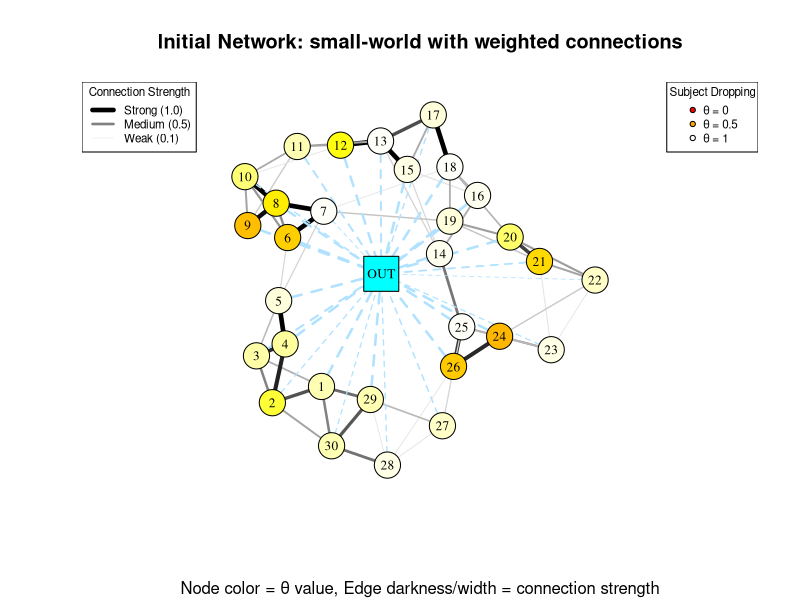

Reproduce this figure in R. (Note: a time limit stopped this script after it produced the figure.)
# Packages
library(igraph)

# === PARAMETERS ===
N <- 30  # number of agents
t_max <- 200  # number of timesteps
network_type <- "small-world"  # options: "random", "small-world", "regular", "fully-connected", "data-based"
p_link <- 0.04  # probability of connection (for random/small-world)
include_outgroup <- TRUE  # include outgroup connections
agent_turnover <- FALSE  # implement agent turnover over time
base_interaction_rate <- 15  # increased from 5 to compensate for probabilistic interactions

# === INITIALIZATION ===
set.seed(65328)  # for reproducibility

## Initialize agents with linguistic variables
agent <- data.frame(
  id = 1:N,
  generation = sample(1:3, N, replace = TRUE, prob = c(0.8, 0.15, 0.05)), # 1=1st gen, 2=2nd gen, 3=3rd gen
  init_exp_greek = pmax(0, pmin(1, rnorm(N, mean = 0.4, sd = 0.2))), # exposure to Greek, Gaussian
  init_exp_french = pmax(0, pmin(1, rnorm(N, mean = 0.6, sd = 0.2))), # exposure to French, slightly higher mean of Gaussian
  # Dynamic exposures (will change over time)
  current_exp_greek = rep(NA, N),
  current_exp_french = rep(NA, N),
  theta_0 = rep(NA, N),  # initial prior (subject dropping probability)
  theta = rep(NA, N),    # current theta
  n = rep(0, N),         # total interactions
  k = rep(0, N),         # subject drops observed
  v = rep(0, N),          # velocity of change (Δθ/Δt)
  # Dynamic effect modifiers
  generation_learning_modifier = rep(NA, N),    # how generation affects learning
  greek_learning_modifier = rep(NA, N),         # how Greek exposure affects learning
  french_learning_modifier = rep(NA, N),        # how French exposure affects learning
  total_learning_modifier = rep(NA, N)          # combined learning rate modifier
)

# Initialize current exposures with initial values
agent$current_exp_greek <- agent$init_exp_greek
agent$current_exp_french <- agent$init_exp_french

## Set initial theta based on generation and Greek exposure
# 1st gen: higher theta (more dropping), 2nd gen: lower, 3rd gen: almost none
gen_effect <- c(0.7, 0.3, 0.1)  # base theta by generation
#Set prior distribution cases
p <- seq(0, 1, by = 0.001)
alpha1 <- 100
beta1 <- 1
prior1 <- dbeta(p, alpha1, beta1)
# Set each agent's theta
for(i in 1:N) {
  # Everyone starts with the same prior distribution
  agent$theta_0[i] <- rbeta(1, alpha1, beta1)
}

## Apply generation effects as post-initialization adjustments
generation_effects <- function(agent_df) {
  # Define how each generation differs in their linguistic behavior
  gen_theta_adjustment <- c(0.0, -0.3, -0.4)    # 1st gen: baseline, newer generations are more affected by French as the language of their childhood environment
  gen_learning_modifier <- c(0.9, 1.1, 1.2)    # 1st gen: slower learning, 3rd gen: faster learning
  
  for(i in 1:nrow(agent_df)) {
    gen <- agent_df$generation[i]
    
    # Adjust initial theta based on generation
    agent_df$theta_0[i] <- pmax(0, pmin(1, agent_df$theta_0[i] + gen_theta_adjustment[gen]))
    
    # Set generation-based learning modifier
    agent_df$generation_learning_modifier[i] <- gen_learning_modifier[gen]
  }
  
  return(agent_df)
}

## Apply Greek exposure effects (now using current exposure)
greek_exposure_effects <- function(agent_df) {
  for(i in 1:nrow(agent_df)) {
    greek_exp <- agent_df$current_exp_greek[i]
    
    # Greek exposure increases theta (more subject dropping)
    greek_theta_effect <- (greek_exp - 0.5) * 0.3  # centered at 0.5, scaled by 0.3
    
    # Greek exposure affects learning rate (higher exposure = more sensitive to Greek-like patterns)
    agent_df$greek_learning_modifier[i] <- 1 + (greek_exp * 0.5)  # 1.0 to 1.5 range
  }
  
  return(agent_df)
}

## Apply French exposure effects (now using current exposure, reduced initial effect)
french_exposure_effects <- function(agent_df) {
  for(i in 1:nrow(agent_df)) {
    french_exp <- agent_df$current_exp_french[i]
    
    # French exposure decreases theta (less subject dropping) - reduced from -0.2 to -0.1
    french_theta_effect <- (french_exp - 0.5) * -0.1  # reduced initial effect
    
    # French exposure makes agents more resistant to adopting dropping behavior
    agent_df$french_learning_modifier[i] <- 1 - (french_exp * 0.3)  # 0.7 to 1.0 range
  }
  
  return(agent_df)
}

## Apply all effects in sequence
agent <- generation_effects(agent)
agent <- greek_exposure_effects(agent)
agent <- french_exposure_effects(agent)

## Calculate initial theta adjustments
for(i in 1:N) {
  greek_theta_effect <- (agent$current_exp_greek[i] - 0.5) * 0.3
  french_theta_effect <- (agent$current_exp_french[i] - 0.5) * -0.1  # reduced effect
  agent$theta_0[i] <- pmax(0, pmin(1, agent$theta_0[i] + greek_theta_effect + french_theta_effect))
}

## Calculate total learning modifier (combination of all effects)
for(i in 1:N) {
  agent$total_learning_modifier[i] <- agent$generation_learning_modifier[i] * 
    agent$greek_learning_modifier[i] * 
    agent$french_learning_modifier[i]
}

## Set current theta to initial theta
agent$theta <- agent$theta_0

## Initialize n(0) and k(0) based on theta(0)
initial_interactions <- 10
for(i in 1:N) {
  agent$n[i] <- initial_interactions
  agent$k[i] <- rbinom(1, initial_interactions, agent$theta[i])
}

# === NETWORK GENERATION ===
generate_network <- function(N, type, p_link = 0.04, include_outgroup = TRUE) {
  if(type == "random") {
    g <- sample_gnp(N, p_link, directed = FALSE)
  } else if(type == "small-world") {
    nei <- max(2, round(N * p_link / 2))  # ensure at least 2 neighbors
    g <- sample_smallworld(1, N, nei, p_link)
  } else if(type == "regular") {
    nei <- max(2, round(N * p_link))
    if(nei %% 2 == 1) nei <- nei - 1  # make even for regular graph
    g <- make_lattice(dimvector = N, periodic = TRUE, directed = FALSE)
  } else if(type == "fully-connected") {
    g <- make_full_graph(N, directed = FALSE)
  } else {
    # Default to small-world
    nei <- max(2, round(N * p_link / 2))
    g <- sample_smallworld(1, N, nei, p_link)
  }
  
  # Add outgroup node if requested
  if(include_outgroup) {
    g <- add_vertices(g, 1)  # add outgroup node
    N_total <- N + 1
    # Connect agents to outgroup
    for(i in 1:N) {
      g <- add_edges(g, c(i, N_total))
    }
  }
  
  return(g)
}

# Generate network
g <- generate_network(N, network_type, p_link, include_outgroup)

# Add edge weights using lognormal distribution (bounded between 0 and 1)
# First, get all edges excluding outgroup connections
all_edges <- E(g)
if(include_outgroup) {
  outgroup_id <- vcount(g)
  outgroup_edges <- incident(g, outgroup_id, mode = "all")
  ingroup_edges <- setdiff(all_edges, outgroup_edges)
} else {
  ingroup_edges <- all_edges
  outgroup_edges <- c()
}

# Assign weights to ingroup connections
if(length(ingroup_edges) > 0) {
  weights_raw <- rlnorm(length(ingroup_edges), meanlog = -0.5, sdlog = 0.8)
  # Normalize to 0-1 range but keep some variation
  weights_normalized <- pmax(0.1, pmin(1.0, weights_raw / quantile(weights_raw, 0.9)))
  E(g)[ingroup_edges]$weight <- weights_normalized
}

# Assign weights to outgroup connections (if they exist)
if(include_outgroup && length(outgroup_edges) > 0) {
  outgroup_weights_raw <- rlnorm(length(outgroup_edges), meanlog = -1.2, sdlog = 0.6)
  outgroup_weights_normalized <- pmax(0.05, pmin(0.5, outgroup_weights_raw / quantile(outgroup_weights_raw, 0.9)))
  E(g)[outgroup_edges]$weight <- outgroup_weights_normalized
}

# Function to update exposures based on network structure
update_exposures <- function(agent_df, graph, timestep) {
  N_agents <- nrow(agent_df)
  
  for(i in 1:N_agents) {
    # Calculate weighted in-degree centrality (excluding outgroup)
    neighbors <- neighbors(graph, i)
    ingroup_neighbors <- neighbors[neighbors <= N_agents]
    
    if(length(ingroup_neighbors) > 0) {
      weighted_indegree <- 0
      for(j in ingroup_neighbors) {
        # Check if edge exists and get weight safely
        if(are.connected(graph, i, j)) {
          edge_id <- get.edge.ids(graph, c(i, j))
          if(!is.na(edge_id) && edge_id > 0) {
            weight <- E(graph)$weight[edge_id]
            weighted_indegree <- weighted_indegree + weight
          }
        }
      }
      
      # Normalize by maximum possible weighted in-degree
      max_possible_indegree <- length(ingroup_neighbors)  # if all weights were 1
      if(max_possible_indegree > 0) {
        normalized_indegree <- weighted_indegree / max_possible_indegree
        
        # Update Greek exposure: higher centrality -> maintain/increase Greek exposure
        greek_change_rate <- 0.002  # small change per timestep
        centrality_effect <- normalized_indegree - 0.5  # centered effect
        agent_df$current_exp_greek[i] <- pmax(0, pmin(1, 
                                                      agent_df$current_exp_greek[i] + greek_change_rate * centrality_effect))
      }
    }
    
    # Update French exposure based on outgroup connection
    if(include_outgroup && vcount(graph) > N_agents) {
      outgroup_id <- vcount(graph)
      if(are.connected(graph, i, outgroup_id)) {
        edge_id <- get.edge.ids(graph, c(i, outgroup_id))
        if(!is.na(edge_id) && edge_id > 0) {
          outgroup_weight <- E(graph)$weight[edge_id]
          
          # French exposure increases over time, accelerated by outgroup connection strength
          french_base_increase <- 0.001  # base increase per timestep
          outgroup_effect <- outgroup_weight * 0.002  # additional increase based on connection
          
          agent_df$current_exp_french[i] <- pmax(0, pmin(1,
                                                         agent_df$current_exp_french[i] + french_base_increase + outgroup_effect))
        } else {
          # Still some increase even with problematic outgroup connection
          agent_df$current_exp_french[i] <- pmax(0, pmin(1,
                                                         agent_df$current_exp_french[i] + 0.0005))
        }
      } else {
        # Still some increase even without outgroup connection (societal influence)
        agent_df$current_exp_french[i] <- pmax(0, pmin(1,
                                                       agent_df$current_exp_french[i] + 0.0005))
      }
    }
  }
  
  return(agent_df)
}

# Function to recalculate exposure effects
recalculate_exposure_effects <- function(agent_df) {
  # Recalculate Greek and French learning modifiers based on current exposures
  for(i in 1:nrow(agent_df)) {
    greek_exp <- agent_df$current_exp_greek[i]
    french_exp <- agent_df$current_exp_french[i]
    
    # Update modifiers
    agent_df$greek_learning_modifier[i] <- 1 + (greek_exp * 0.5)
    agent_df$french_learning_modifier[i] <- 1 - (french_exp * 0.3)
    
    # Recalculate total learning modifier
    agent_df$total_learning_modifier[i] <- agent_df$generation_learning_modifier[i] * 
      agent_df$greek_learning_modifier[i] * 
      agent_df$french_learning_modifier[i]
  }
  
  return(agent_df)
}

# Visualize initial network with proper edge styling
igraph.options(print.id = F)

# Prepare node colors based on theta values
n_colors <- 100
color_palette <- heat.colors(n_colors)
theta_clamped <- pmax(0, pmin(1, agent$theta))
color_indices <- round(theta_clamped * (n_colors - 1)) + 1

# Set node properties
V(g)$color <- ifelse(1:vcount(g) <= N, color_palette[color_indices], "gray")
V(g)$size <- 15  # Make nodes larger to see better
V(g)$label <- ifelse(1:vcount(g) <= N, 1:N, "OUT")
V(g)$label.cex <- 0.8
V(g)$label.color <- "black"
V(g)$shape <- "circle"  # Set default shape for all vertices

# If outgroup exists, style it differently
if(include_outgroup) {
  outgroup_id <- vcount(g)
  V(g)[outgroup_id]$color <- "cyan"
  V(g)[outgroup_id]$size <- 20
  V(g)[outgroup_id]$shape <- "square"
}

# Set edge properties based on weights
edge_weights <- E(g)$weight
edge_weights[is.na(edge_weights)] <- 0.1  # Handle any remaining NAs

# Edge colors: darker = stronger connection
edge_colors <- gray(1 - edge_weights)  # Higher weight = darker color
E(g)$color <- edge_colors

# Edge widths: thicker = stronger connection  
E(g)$width <- edge_weights * 4 + 0.5  # Scale to reasonable width range

# Set default line type for all edges
E(g)$lty <- 1  # Solid lines as default

# If outgroup exists, style outgroup edges differently
if(include_outgroup) {
  outgroup_edges <- incident(g, outgroup_id, mode = "all")
  E(g)[outgroup_edges]$color <- "lightskyblue1"
  E(g)[outgroup_edges]$lty <- 2  # Dashed lines for outgroup connections
}

# Create the plot
plot(g, 
     vertex.label = V(g)$label,
     edge.arrow.size = 0,
     layout = layout_with_fr(g),  # Force-directed layout
     main = paste("Initial Network:", network_type, "with weighted connections"),
     sub = "Node color = θ value, Edge darkness/width = connection strength")

# Add legends
legend("topright", 
       legend = c("θ = 0", "θ = 0.5", "θ = 1"), 
       col = "black",
       pt.bg = color_palette[c(1, n_colors/2, n_colors)],
       pch = 21,
       title = "Subject Dropping",
       cex = 0.7)

legend("topleft",
       legend = c("Strong (1.0)", "Medium (0.5)", "Weak (0.1)"),
       col = gray(c(0, 0.5, 0.9)),
       lwd = c(4.5, 2.5, 0.6),
       title = "Connection Strength",
       cex = 0.7)

# === SIMULATION FUNCTIONS ===

# Function to perform Bayesian update
bayesian_update <- function(current_theta, k_obs, n_obs, learning_modifier = 1.0, base_learning_rate = 0.1) {
  if(n_obs == 0) return(current_theta)
  
  observation <- k_obs / n_obs
  # Apply the learning modifier to the base learning rate
  adjusted_learning_rate <- base_learning_rate * learning_modifier
  
  # Bayesian update with modified learning rate
  new_theta <- current_theta * (1 - adjusted_learning_rate) + observation * adjusted_learning_rate
  
  # Keep theta in bounds [0, 1]
  return(pmax(0, pmin(1, new_theta)))
}

# Function to simulate one timestep with probabilistic interactions
simulate_timestep <- function(agent_df, graph, h) {
  N_agents <- nrow(agent_df)
  new_agent_df <- agent_df
  
  # Update exposures based on network structure and time
  new_agent_df <- update_exposures(new_agent_df, graph, h)
  
  # Recalculate exposure effects
  new_agent_df <- recalculate_exposure_effects(new_agent_df)
  
  # Store previous theta for velocity calculation
  prev_theta <- new_agent_df$theta
  
  # For each agent
  for(i in 1:N_agents) {
    # Reset interaction counters for this timestep
    n_hi <- 0
    k_hi <- 0
    
    # Get neighbors (excluding outgroup for learning)
    neighbors <- neighbors(graph, i)
    neighbors <- neighbors[neighbors <= N_agents]  # exclude outgroup
    
    if(length(neighbors) > 0) {
      # Calculate total available interaction budget
      total_budget <- base_interaction_rate
      
      # Distribute interactions probabilistically among neighbors
      neighbor_weights <- numeric(length(neighbors))
      for(j_idx in 1:length(neighbors)) {
        j <- neighbors[j_idx]
        # Check if edge exists and get weight safely
        if(are.connected(graph, i, j)) {
          edge_id <- get.edge.ids(graph, c(i, j))
          if(!is.na(edge_id) && edge_id > 0) {
            neighbor_weights[j_idx] <- E(graph)$weight[edge_id]
          } else {
            neighbor_weights[j_idx] <- 0.1  # default small weight
          }
        } else {
          neighbor_weights[j_idx] <- 0.1  # default small weight
        }
        
        # Ensure weight is not NA or negative
        if(is.na(neighbor_weights[j_idx]) || neighbor_weights[j_idx] < 0) {
          neighbor_weights[j_idx] <- 0.1
        }
      }
      
      # Normalize weights to probabilities
      if(sum(neighbor_weights, na.rm = TRUE) > 0) {
        # Remove any NA values from neighbor_weights
        neighbor_weights[is.na(neighbor_weights)] <- 0.1
        neighbor_probs <- neighbor_weights / sum(neighbor_weights, na.rm = TRUE)
        
        # Distribute total interactions among neighbors
        for(j_idx in 1:length(neighbors)) {
          j <- neighbors[j_idx]
          weight <- neighbor_weights[j_idx]
          
          # Probability of interaction at each "slot" (ensure valid probability)
          interaction_prob <- pmin(1, pmax(0, neighbor_probs[j_idx]))
          
          if(!is.na(interaction_prob) && interaction_prob > 0) {
            # Sample number of interactions (binomial with adjusted probability)
            n_interactions_with_j <- rbinom(1, total_budget, interaction_prob)
            
            if(n_interactions_with_j > 0) {
              # Read neighbor's linguistic behavior
              n_hij <- new_agent_df$n[j] * (n_interactions_with_j / total_budget)
              k_hij <- new_agent_df$k[j] * (n_interactions_with_j / total_budget)
              
              # Sum into agent i's observations
              n_hi <- n_hi + n_hij
              k_hi <- k_hi + k_hij
            }
          }
        }
      }
      
      # Update theta based on neighbor observations
      if(n_hi > 0) {
        new_agent_df$theta[i] <- bayesian_update(new_agent_df$theta[i],
                                                 k_hi, n_hi, learning_modifier = new_agent_df$total_learning_modifier[i])
      }
    }
    
    # Handle outgroup influence if connected (with dynamic French effect)
    if(include_outgroup && vcount(graph) > N_agents) {
      outgroup_id <- vcount(graph)
      if(are.connected(graph, i, outgroup_id)) {
        edge_id <- get.edge.ids(graph, c(i, outgroup_id))
        if(!is.na(edge_id) && edge_id > 0) {
          outgroup_weight <- E(graph)$weight[edge_id]
          
          # Outgroup influence now depends on current French exposure
          outgroup_theta <- 0.1 * (1 - new_agent_df$current_exp_french[i])  # less dropping with more French
          outgroup_n <- 5
          outgroup_k <- outgroup_n * outgroup_theta
          
          # Apply outgroup influence (weighted, with probabilistic interaction)
          if(!is.na(outgroup_weight) && outgroup_weight > 0 && 
             rbinom(1, 1, pmin(1, outgroup_weight * 0.5)) == 1) {  # probability of outgroup interaction
            new_agent_df$theta[i] <- bayesian_update(new_agent_df$theta[i], 
                                                     outgroup_k * outgroup_weight, 
                                                     outgroup_n * outgroup_weight,
                                                     learning_modifier = new_agent_df$total_learning_modifier[i])
          }
        }
      }
    }
  }
  
  # Generate new interactions for next timestep based on updated theta
  for(i in 1:N_agents) {
    neighbors <- neighbors(graph, i)
    neighbors <- neighbors[neighbors <= N_agents]
    
    new_n_total <- 0
    new_k_total <- 0
    
    if(length(neighbors) > 0) {
      # Each neighbor contributes to i's linguistic data
      for(j in neighbors) {
        # Check if edge exists and get weight safely
        if(are.connected(graph, i, j)) {
          edge_id <- get.edge.ids(graph, c(i, j))
          if(!is.na(edge_id) && edge_id > 0) {
            weight <- E(graph)$weight[edge_id]
          } else {
            weight <- 0.1  # default small weight
          }
        } else {
          weight <- 0.1  # default small weight
        }
        
        # Ensure weight is valid
        if(is.na(weight) || weight < 0) {
          weight <- 0.1
        }
        
        # Probabilistic interaction (ensure weight is valid)
        if(!is.na(weight) && weight > 0 && rbinom(1, 1, pmin(1, weight)) == 1) {
          # Generate interactions based on current theta and connection weight
          n_interactions <- rpois(1, base_interaction_rate * weight * 0.5)
          k_drops <- rbinom(1, n_interactions, new_agent_df$theta[j])  # observe j's behavior
          
          new_n_total <- new_n_total + n_interactions
          new_k_total <- new_k_total + k_drops
        }
      }
    }
    
    # Update with exponential decay of old observations
    decay_factor <- 0.9
    new_agent_df$n[i] <- new_agent_df$n[i] * decay_factor + new_n_total
    new_agent_df$k[i] <- new_agent_df$k[i] * decay_factor + new_k_total
  }
  
  # Calculate velocity (change in theta)
  new_agent_df$v <- new_agent_df$theta - prev_theta
  
  return(new_agent_df)
}

# === TRACKING VARIABLES ===
totals <- data.frame(
  timestep = 1:t_max,
  k_total = rep(NA, t_max),
  theta_avg = rep(NA, t_max),
  theta_sd = rep(NA, t_max),
  v_avg = rep(NA, t_max),
  clustering = rep(NA, t_max),
  greek_exp_avg = rep(NA, t_max),
  french_exp_avg = rep(NA, t_max)
)

# Store agent history for analysis
agent_history <- array(NA, dim = c(N, t_max, 6))  # agents x time x variables (theta, k, n, v, greek_exp, french_exp)

# === MAIN SIMULATION LOOP ===
cat("Running simulation for", t_max, "timesteps...\n")

for(h in 1:t_max) {
  # Simulate one timestep
  agent <- simulate_timestep(agent, g, h)
  
  # Calculate totals
  totals$k_total[h] <- sum(agent$k, na.rm = TRUE)
  totals$theta_avg[h] <- mean(agent$theta, na.rm = TRUE)
  totals$theta_sd[h] <- sd(agent$theta, na.rm = TRUE)
  totals$v_avg[h] <- mean(abs(agent$v), na.rm = TRUE)
  totals$clustering[h] <- transitivity(g, type = "global")
  totals$greek_exp_avg[h] <- mean(agent$current_exp_greek, na.rm = TRUE)
  totals$french_exp_avg[h] <- mean(agent$current_exp_french, na.rm = TRUE)
  
  # Store agent states
  agent_history[, h, 1] <- agent$theta
  agent_history[, h, 2] <- agent$k
  agent_history[, h, 3] <- agent$n
  agent_history[, h, 4] <- agent$v
  agent_history[, h, 5] <- agent$current_exp_greek
  agent_history[, h, 6] <- agent$current_exp_french
  
  # Optional: Print progress
  if(h %% 20 == 0) cat("Completed timestep", h, "\n")
}

# === ANALYSIS ===
cat("\n=== SIMULATION RESULTS ===\n")

# Final vs initial theta
cat("Correlation θ(final) ~ θ(0):", cor(agent$theta, agent$theta_0), "\n")

# Generation effects
for(gen in 1:3) {
  gen_agents <- agent$generation == gen
  cat("Generation", gen, "- Final θ mean:", mean(agent$theta[gen_agents]), "\n")
}

# Exposure correlations
cat("Correlation θ(final) ~ final Greek exposure:", cor(agent$theta, agent$current_exp_greek), "\n")
cat("Correlation θ(final) ~ final French exposure:", cor(agent$theta, agent$current_exp_french), "\n")

# Exposure changes
cat("Greek exposure change: ", mean(agent$current_exp_greek - agent$init_exp_greek), "\n")
cat("French exposure change: ", mean(agent$current_exp_french - agent$init_exp_french), "\n")

# Network effects
cat("Final average θ:", mean(agent$theta), "\n")
cat("Network clustering coefficient:", transitivity(g, type = "global"), "\n")
cat("Network density:", edge_density(g), "\n")

# === VISUALIZATIONS ===

# Plot theta evolution over time
plot(1:t_max, totals$theta_avg, type = "l", 
     xlab = "Timestep", ylab = "Average θ", 
     main = "Evolution of Subject Dropping Rate",
     ylim = c(0, 1))
lines(1:t_max, totals$theta_avg + totals$theta_sd, lty = 2, col = "red")
lines(1:t_max, totals$theta_avg - totals$theta_sd, lty = 2, col = "red")
legend("topright", c("Mean", "±1 SD"), lty = c(1, 2), col = c("black", "red"))

# Plot velocity over time
v_avg_clean <- totals$v_avg
v_avg_clean[is.na(v_avg_clean) | is.infinite(v_avg_clean)] <- 0
plot(1:t_max, v_avg_clean, type = "l", col = "blue",
     xlab = "Timestep", ylab = "Average |θ change|", 
     main = "Rate of Change in Subject Dropping",
     ylim = c(0, max(v_avg_clean, na.rm = TRUE) * 1.1))

# Plot exposure evolution over time
plot(1:t_max, totals$greek_exp_avg, type = "l", col = "darkgreen",
     xlab = "Timestep", ylab = "Average Exposure", 
     main = "Evolution of Language Exposures",
     ylim = c(0, 1))
lines(1:t_max, totals$french_exp_avg, type = "l", col = "darkblue")
legend("right", c("Greek", "French"), lty = c(1, 1), col = c("darkgreen", "darkblue"))

# Final network state
theta_clamped <- pmax(0, pmin(1, agent$theta))
color_indices <- round(theta_clamped * (n_colors - 1)) + 1

# Update node colors for final state
V(g)$color <- ifelse(1:vcount(g) <= N, color_palette[color_indices], "cyan")

# Keep edge styling the same (weights don't change during simulation)
# Edge colors and widths are already set based on weights

plot(g, 
     vertex.label = V(g)$label,
     edge.arrow.size = 0,
     layout = layout_with_fr(g),
     main = "Final Network State",
     sub = "Node color = final θ value, Edge darkness/width = connection strength")

legend("topright", 
       legend = c("θ = 0", "θ = 0.5", "θ = 1"), 
       col = "black",
       pt.bg = color_palette[c(1, n_colors/2, n_colors)],
       pch = 21,
       title = "Subject Dropping",
       cex = 0.6)

legend("topleft",
       legend = c("Strong (1.0)", "Medium (0.5)", "Weak (0.1)"),
       col = gray(c(0, 0.5, 0.9)),
       lwd = c(4.5, 2.5, 0.6),
       title = "Connection Strength",
       cex = 0.6)

# Individual trajectories plot
theta_trajectories <- t(agent_history[1:min(15, N), , 1])
# Replace NA values with the last known value or 0
theta_trajectories[is.na(theta_trajectories)] <- 0
# Ensure we have valid y-limits
ylim_range <- range(theta_trajectories, na.rm = TRUE, finite = TRUE)
if(any(is.infinite(ylim_range))) ylim_range <- c(0, 1)

matplot(theta_trajectories, type = "l", 
        xlab = "Timestep", ylab = "θ", 
        main = "Individual θ Trajectories (first 15 agents)",
        ylim = ylim_range)

# Additional visualization: Exposure trajectories for sample agents

# Greek exposure trajectories
greek_trajectories <- t(agent_history[1:10, , 5])
greek_trajectories[is.na(greek_trajectories)] <- 0
greek_ylim <- range(greek_trajectories, na.rm = TRUE, finite = TRUE)
if(any(is.infinite(greek_ylim))) greek_ylim <- c(0, 1)

matplot(greek_trajectories, type = "l", 
        xlab = "Timestep", ylab = "Greek Exposure", 
        main = "Greek Exposure Trajectories (first 10 agents)",
        ylim = greek_ylim)

# French exposure trajectories  
french_trajectories <- t(agent_history[1:min(10, N), , 6])
french_trajectories[is.na(french_trajectories)] <- 0
french_ylim <- range(french_trajectories, na.rm = TRUE, finite = TRUE)
if(any(is.infinite(french_ylim))) french_ylim <- c(0, 1)

matplot(french_trajectories, type = "l", 
        xlab = "Timestep", ylab = "French Exposure", 
        main = "French Exposure Trajectories (first 10 agents)",
        ylim = french_ylim)

par(mfrow = c(1, 1))

cat("\n=== Key Variables Saved ===")
cat("\n- agent: final agent states with dynamic exposures")
cat("\n- totals: time series data including exposure averages") 
cat("\n- agent_history: full trajectory data including exposures")
cat("\n- g: network object with weighted edges")
